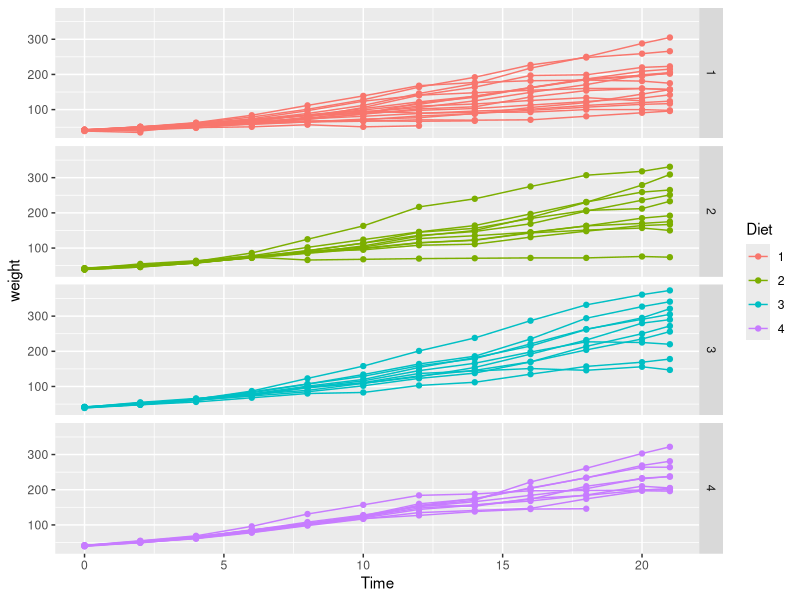
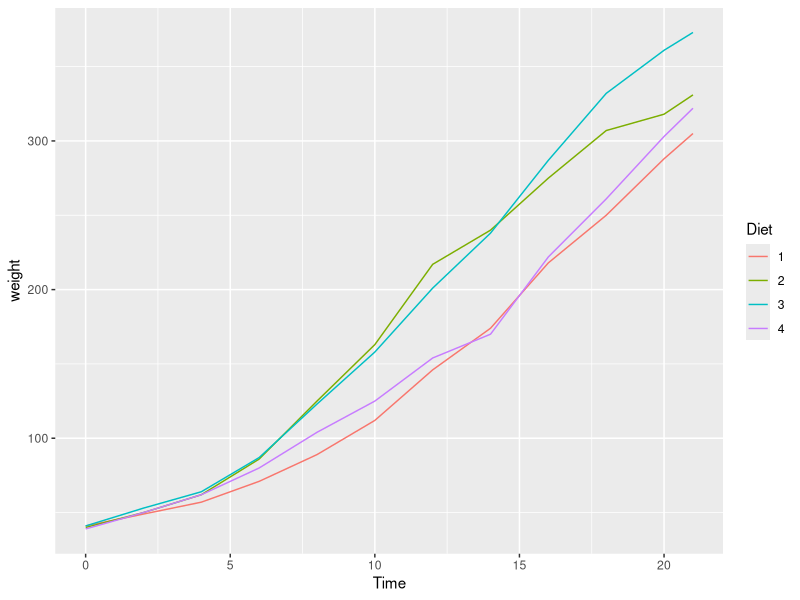
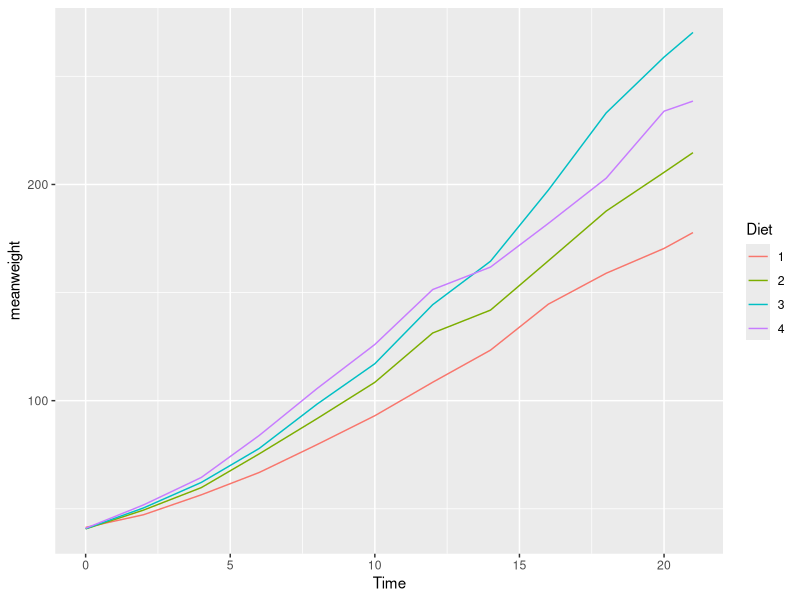
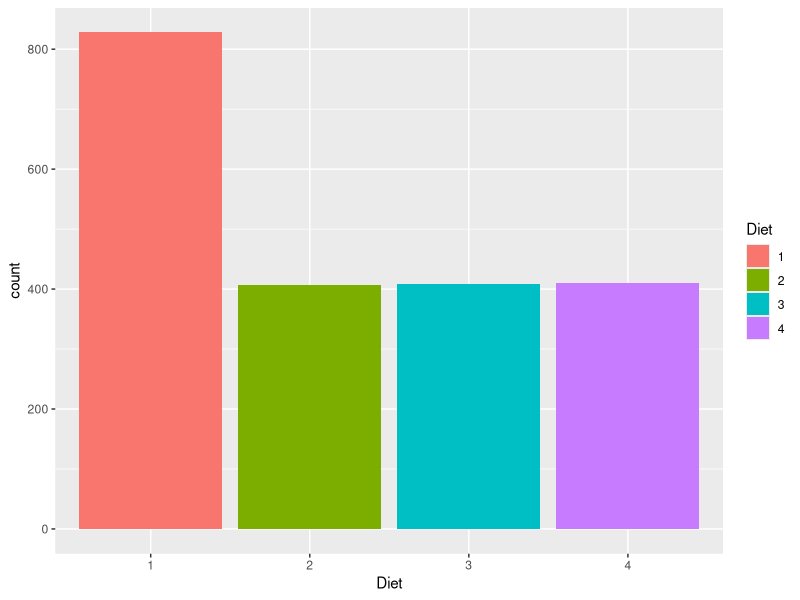
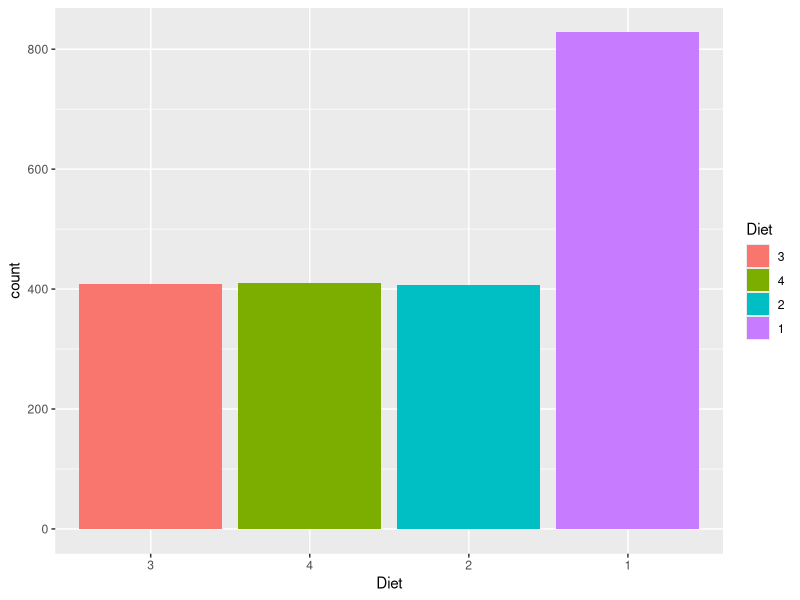
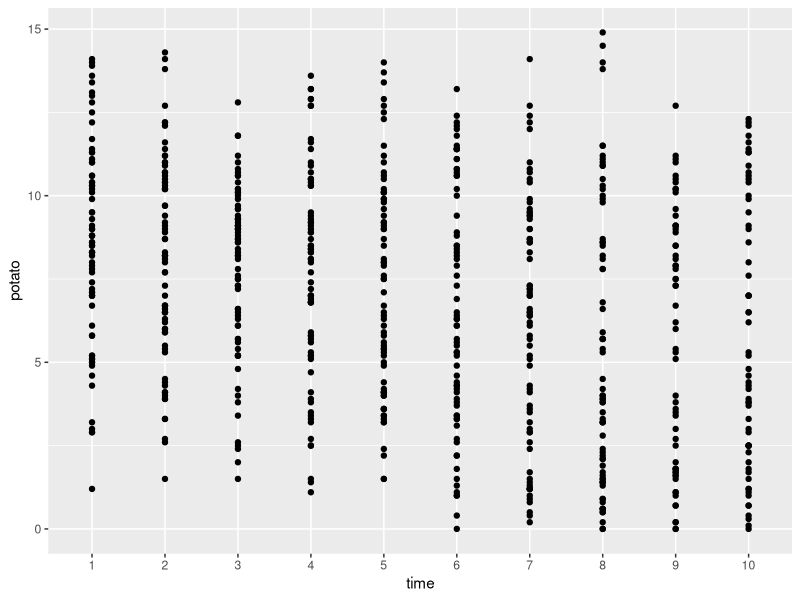
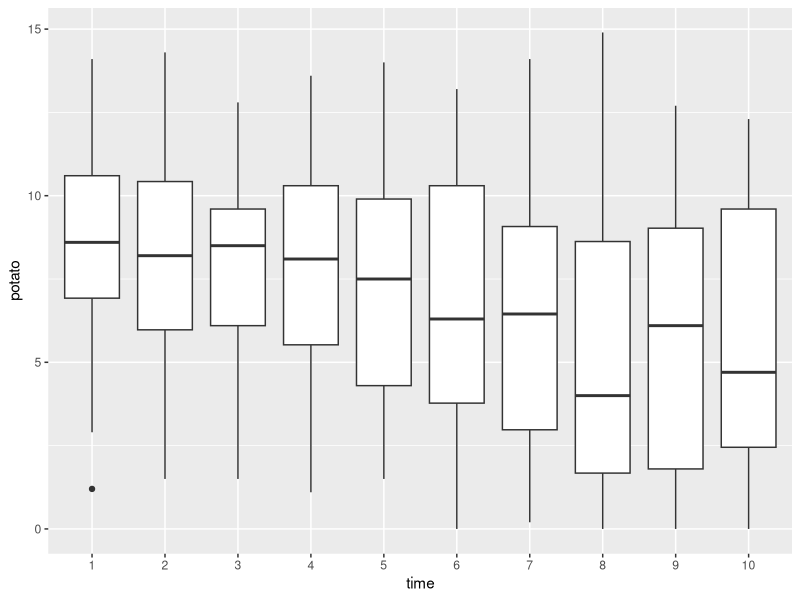
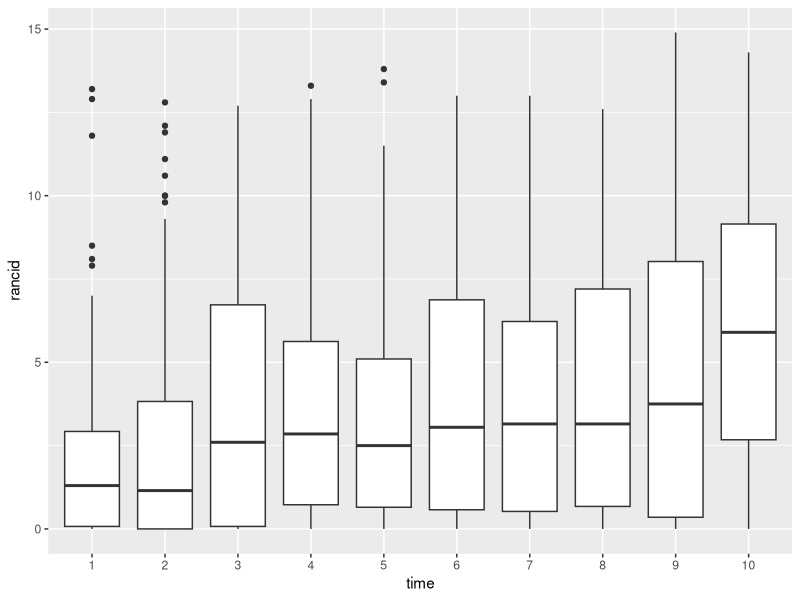

Write R code to recreate these figures, in order.
library(ggplot2)
library(tidyverse)
data("ChickWeight")

ChickWeight %>% 
  ggplot(aes(x = Time, y = weight, colour=Diet, 
             group=Chick)) +
  geom_point() +
  facet_grid(Diet~.) +
  geom_line()

maxies <- ChickWeight %>% group_by(Diet) %>% 
  filter(Time == 21, weight == max(weight))

ChickWeight %>% 
#  filter(Chick %in% c(7, 21, 35, 48)) %>% # same as below
  filter(Chick %in% maxies$Chick) %>%
  ggplot(aes(x = Time, y = weight, 
             group = Chick, colour = Diet)) +
  geom_line() 


ChickWeight %>% group_by(Diet, Time) %>%
  mutate(
    rank = rank(-weight)
  ) %>% filter(rank == 1, Time == 21)


ChickWeight %>% group_by(Time, Diet) %>%
  summarize(
    meanweight = mean(weight, na.rm=FALSE)
  ) %>%
  ggplot(aes(x = Time, y = meanweight, colour = Diet)) +
  geom_line()


ChickWeight %>% filter(Time==0) %>%
  ggplot(aes(x = Diet, fill=Diet, weight=weight)) + 
  geom_bar()

levels(ChickWeight$Diet)
ChickWeight <- ChickWeight %>% mutate(
  Diet = factor(Diet, levels=c("3", "4", "2", "1"))
)
levels(ChickWeight$Diet)

ChickWeight %>% filter(Time==0) %>%
  ggplot(aes(x = Diet, fill=Diet, weight=weight)) + 
  geom_bar()

###########################
data(french_fries, package="reshape2")

french_fries %>% 
  ggplot(aes(x = time, y = potato)) + 
  geom_point()

french_fries %>% 
  ggplot(aes(x = time, y = potato)) + 
  geom_boxplot()


french_fries %>% 
  ggplot(aes(x = time, y = rancid)) + 
  geom_boxplot()

head(french_fries)

library(tidyr)
ffl <- french_fries %>% gather(key=scale, value=score, 
                        potato, buttery, grassy, 
                        rancid, painty)

ffl <- french_fries %>% gather(key=scale, value=score,
                               potato:painty)
ffl %>% head()
